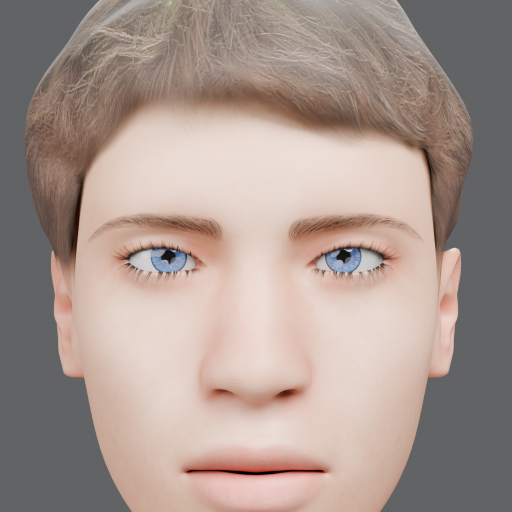
#> input picture checks/center.png, 1024 x 1024 px (shown at 1/2 size)
$ python verify.py
#> lines starting #> are read from the running program, lines starting #| are printed output that depends on the picture; after the words box and inside, x2 and y2 are one past the last pixel; in counts of white or black regions, pixels touching at a corner belong together
### tools/pupil_detect.py
"""Pixel-only pupil detector (numpy only, so it runs in Blender's Python too)."""
import math

import numpy as np


def _components(mask):
    """4-connected components -> list of (area, cx, cy, pixels)."""
    h, w = mask.shape
    seen = np.zeros_like(mask, bool)
    comps = []
    ys, xs = np.nonzero(mask)
    for y0, x0 in zip(ys, xs):
        if seen[y0, x0]:
            continue
        stack, pix = [(y0, x0)], []
        seen[y0, x0] = True
        while stack:
            y, x = stack.pop()
            pix.append((y, x))
            for yy, xx in ((y + 1, x), (y - 1, x), (y, x + 1), (y, x - 1)):
                if 0 <= yy < h and 0 <= xx < w and mask[yy, xx] and not seen[yy, xx]:
                    seen[yy, xx] = True
                    stack.append((yy, xx))
        p = np.array(pix)
        comps.append((len(p), p[:, 1].mean(), p[:, 0].mean(), p))
    return comps


def detect(rgb, approx, half=45, min_area=150, flat=False):
    """rgb: HxWx3 float array 0..255 (row 0 = top). approx: (x, y) px guess.
    Returns pupil centre (x, y) in px, or None.

    Pupil = the most disc-like, sizeable, dark & unsaturated blob near `approx`
    (eyelashes are dark too but long and thin). Catchlights are excluded by the
    darkness threshold, so for an unbiased centre use catchlight-free renders.
    """
    x0, y0 = int(approx[0]) - half, int(approx[1]) - half
    roi = rgb[y0:y0 + 2 * half, x0:x0 + 2 * half, :3].astype(np.float32)
    lum = roi @ np.array([0.2126, 0.7152, 0.0722], np.float32)
    sat = roi.max(2) - roi.min(2)
    # lit renders: pupil is the darkest thing -> tight threshold above p1 keeps
    # it separate from the lashes it may touch.  flat (lights-off calibration)
    # renders: lashes are darker than the grey pupil -> threshold above p5.
    if flat:
        thr = float(np.percentile(lum, 5)) + 15.0
    else:
        # adaptive split between the darkest pixels (pupil) and the iris/sclera
        lo, mid = float(np.percentile(lum, 1)), float(np.percentile(lum, 50))
        thr = min(90.0, lo + 0.28 * (mid - lo))
    dark = lum < thr
    mask = dark & (sat < 30)
    # morphological erosion cuts the thin dark bridges to eyelashes / lid line
    er = max(1, int(round(half / 22)))
    for _ in range(er):
        m2 = mask.copy()
        m2[1:-1, 1:-1] = (mask[1:-1, 1:-1] & mask[:-2, 1:-1] & mask[2:, 1:-1]
                          & mask[1:-1, :-2] & mask[1:-1, 2:])
        m2[0, :] = m2[-1, :] = m2[:, 0] = m2[:, -1] = False
        mask = m2
    min_area = max(20, int(min_area * 0.5))
    comps = [c for c in _components(mask) if c[0] >= min_area]
    if not comps:
        return None

    def disc_score(c):
        area, cx, cy, p = c
        r = np.hypot(p[:, 1] - cx, p[:, 0] - cy).max() + 1
        return area / (math.pi * r * r)

    def score(c):  # disc-like, sizeable, and near the expected position
        d = math.hypot(c[1] - half, c[2] - half) / half
        return disc_score(c) * min(c[0], 600) * (1.0 - 0.6 * min(d, 1.0))

    best = max(comps, key=score)
    # fill catchlight holes / notches: row-span AND column-span fill of the blob
    p = best[3]
    blob = np.zeros_like(mask)
    blob[p[:, 0], p[:, 1]] = True
    rows = np.zeros_like(mask)
    cols = np.zeros_like(mask)
    for y in np.unique(p[:, 0]):
        xs = p[p[:, 0] == y, 1]
        rows[y, xs.min():xs.max() + 1] = True
    for x in np.unique(p[:, 1]):
        ys = p[p[:, 1] == x, 0]
        cols[ys.min():ys.max() + 1, x] = True
    filled = blob | (rows & cols)
    ys, xs = np.nonzero(filled)
    cx, cy = float(xs.mean()), float(ys.mean())
    return (x0 + cx, y0 + cy)


# [13 lines left out: function detect_green, not called in this run]

### tools/verify.py
"""Independent, image-based QA for Track 1 outputs (plain Python: numpy + Pillow).

    python tools/verify.py            # checks/ (5-direction) + renders/ + metadata.json

It does NOT trust metadata for the direction test: pupils are detected from
the PNG pixels (darkest round blob inside each eye), then compared with the
centre render. The metadata pupil centres are then checked against the
detected ones (reprojection error).
"""
import json
import math
import os
import sys

import numpy as np
from PIL import Image

sys.path.insert(0, os.path.dirname(os.path.abspath(__file__)))
from pupil_detect import detect  # noqa: E402

ROOT = os.path.abspath(os.path.join(os.path.dirname(__file__), ".."))
MIN_SHIFT_PX = 5.0      # a direction must move the pupil at least this much
RESET_TOL_PX = 1.5
ANGLE_TOL_DEG = 15.0
REQUIRED = ["frame", "theta", "input", "eye_rotation_L", "eye_rotation_R",
            "pupil_center_2D_L", "pupil_center_2D_R", "camera_matrix"]


def detect_pupil(img, approx):
    """Pupil centre from pixels only (see tools/pupil_detect.py)."""
    return detect(np.asarray(img.convert("RGB"), dtype=np.float32), approx)


def check_directions(d):
    ref = json.load(open(os.path.join(d, "directions.json")))
    c_img = Image.open(os.path.join(d, "center.png"))
    centre = {s: detect_pupil(c_img, ref["center"][f"pupil_center_2D_{s}"]) for s in "LR"}
    expect = {"left": (-1, 0), "right": (1, 0), "up": (0, -1), "down": (0, 1), "reset": (0, 0)}
    rows, all_ok = [], True
    for name, (ex, ey) in expect.items():
        img = Image.open(os.path.join(d, f"{name}.png"))
        ok_eyes = []
        for s in "LR":
            p = detect_pupil(img, centre[s])
            dx, dy = p[0] - centre[s][0], p[1] - centre[s][1]
            if name == "reset":
                ok = math.hypot(dx, dy) <= RESET_TOL_PX
            else:
                along = dx * ex + dy * ey
                across = abs(dx * ey) + abs(dy * ex)
                ok = along >= MIN_SHIFT_PX and across < along / 2
            meta = ref[name][f"pupil_center_2D_{s}"]
            err = math.hypot(p[0] - meta[0], p[1] - meta[1])
            ok_eyes.append(dict(eye=s, dx=round(dx, 2), dy=round(dy, 2), pass_=bool(ok), meta_err_px=round(err, 2)))
        passed = all(e["pass_"] for e in ok_eyes)
        all_ok &= passed
        rows.append(dict(direction=name.upper(), passed=passed, eyes=ok_eyes))
    return all_ok, rows


# [49 lines left out: function check_sequence, not called in this run]


def main():
    report = {}
    ok_d, rows_d = check_directions(os.path.join(ROOT, "checks"))
#> (reads checks/directions.json from the repository)
#> in check_directions, c_img is the input picture: PIL image 1024x1024 RGB; mean R, G, B 168.6, 151.5, 143.8
#> in detect, `roi = rgb[y0:y0 + 2 * half, x0:x0 + 2 * half, :3].astype(np.float32)`:
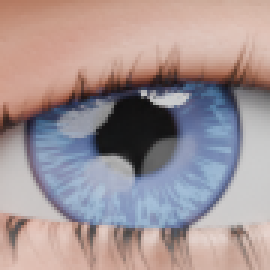
#> roi: shape (90, 90, 3) float32 (shown 3 times larger); mean of channels 0, 1, 2 162.6, 147.4, 148.6; drawn as R, G, B
#> in detect, `sat = roi.max(2) - roi.min(2)`:
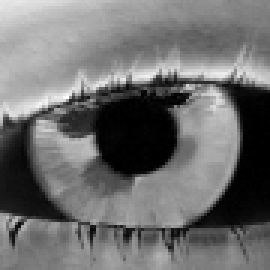
#> sat: shape (90, 90) float32 (shown 3 times larger); min 0, max 89, mean 38.8; drawn with min black and max white
#> in detect, `lo, mid = float(np.percentile(lum, 1)), float(np.percentile(lum, 50))`: lo = 19.07; mid = 166.8
#> in detect, `thr = min(90.0, lo + 0.28 * (mid - lo))`: thr = 60.45
#> in detect, `dark = lum < thr`:
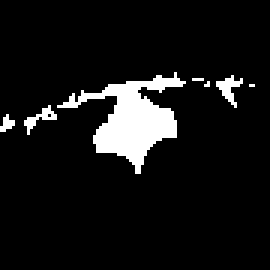
#> dark: shape (90, 90) bool (shown 3 times larger); 8.1% white; 7 white regions (4 under 20 px), largest, box (x1, y1, x2, y2) and area: (19, 24, 62, 58) 555, (72, 25, 81, 36) 41, (8, 35, 19, 45) 35
#> in detect, `mask = dark & (sat < 30)`: mask: shape (90, 90) bool; 7.2% white; 8 white regions (6 under 20 px), largest, box (x1, y1, x2, y2) and area: (32, 25, 62, 58) 504, (72, 26, 80, 36) 27
#> in _components, `ys, xs = np.nonzero(mask)`: ys = 287 values from 27 to 53; xs = 287 values, max 56 at index 115, min 34 at index 157, mean 44.46
#> the loop in _components, `for y0, x0 in zip(ys, xs):` made 287 passes
#> (y0, x0) on passes 1 to 3: (27, 52), (28, 53), (29, 42)
#> after the loop in _components, `for y0, x0 in zip(ys, xs):`: comps = 4 items
#> in detect, `comps = [c for c in _components(mask) if c[0] >= min_area]`: comps = 1 item
#> in score, `d = math.hypot(c[1] - half, c[2] - half) / half`: d = 0.0757
#> in disc_score, `area, cx, cy, p = c`: area = 284; cx = 44.43; cy = 41.64; p = 284 pairs, first value 29 to 53, second value 34 to 56
#> in disc_score, `r = np.hypot(p[:, 1] - cx, p[:, 0] - cy).max() + 1`: r = 13.88
#> the loop in detect, `for y in np.unique(p[:, 0]):` made 25 passes
#> xs on passes 1, 2, 3, 4, 5, 6, 7, 8, 9, 20, 21: [42], [42, 41, 43], [41, 40, 44, 43, 42], [41, 42, 43, 44], [44, 45, 43, 42, 41], [45, 46, 41, 42, 43, 48, 44], [46, 47, 48, 49, 40, 41, 42, 43, 44, 45], [49, 50, 45, 44, 43, 42, 41, 40, 48, 47, 46], [50, 51, 52, 48, 47, 46, 45, 44, 43, 42, 41, 40, 49], [34, 35, 36, 37, 38, 39, 40, 41, 42, 43, 44, 45, 46, 47, 48], [39, 40, 41, 42, 43, 44, 45, 46, 47]
#> after the loop in detect, `for y in np.unique(p[:, 0]):`: rows: shape (90, 90) bool; 3.5% white; 1 white region, box (x1, y1, x2, y2) and area: (34, 29, 57, 54) 285
#> the loop in detect, `for x in np.unique(p[:, 1]):` made 23 passes
#> ys on passes 1, 2, 3, 4, 5, 6, 14, 15, 16, 17, 18: [43, 44, 45, 47, 48, 46], [43, 45, 47, 48, 46, 44], [42, 43, 45, 47, 48, 46, 44], [41, 42, 45, 47, 48, 44, 46, 43], [40, 39, 41, 45, 43, 47, 48, 44, 46, 42], [40, 45, 42, 43, 47, 48, 49, 44, 46, 39, 38, 41], [35, 40, 45, 42, 43, 47, 49, 48, 44, 46, 38, 37, 39, 41, 36], [35, 40, 45, 42, 43, 47, 48, 44, 46, 38, 37, 39, 41, 34, 36], [35, 36, 40, 45, 42, 43, 44, 46, 47, 38, 39, 41, 37], [36, 37, 40, 45, 42, 43, 44, 46, 39, 41, 38], [37, 40, 45, 44, 42, 43, 39, 41, 38]
#> after the loop in detect, `for x in np.unique(p[:, 1]):`: cols: shape (90, 90) bool; 3.5% white; 1 white region, box (x1, y1, x2, y2) and area: (34, 29, 57, 54) 287
#> in detect, `filled = blob | (rows & cols)`: filled: shape (90, 90) bool; 3.5% white; 1 white region, box (x1, y1, x2, y2) and area: (34, 29, 57, 54) 284
#> in detect, `ys, xs = np.nonzero(filled)`: ys = 284 values from 29 to 53; xs = 284 values, max 56 at index 112, min 34 at index 154, mean 44.43
#> in detect, `cx, cy = float(xs.mean()), float(ys.mean())`: cx = 44.43; cy = 41.64
#> call 2 of detect, with half = 45, min_area = 150, flat = False
#> in detect (call 2), `x0, y0 = int(approx[0]) - half, int(approx[1]) - half`: x0 = 291; y0 = 468
#> in detect (call 2), `roi = rgb[y0:y0 + 2 * half, x0:x0 + 2 * half, :3].astype(np.float32)`:
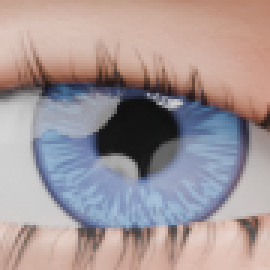
#> roi: shape (90, 90, 3) float32 (shown 3 times larger); mean of channels 0, 1, 2 163.1, 149.6, 150.6; drawn as R, G, B
#> in detect (call 2), `lum = roi @ np.array([0.2126, 0.7152, 0.0722], np.float32)`:
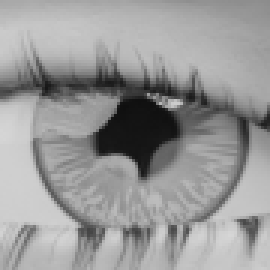
#> lum: shape (90, 90) float32 (shown 3 times larger); min 15.5, max 214.5, mean 152.5
#> in detect (call 2), `sat = roi.max(2) - roi.min(2)`:
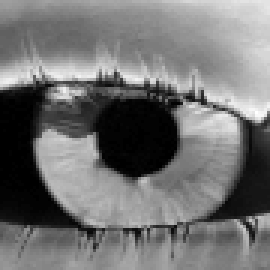
#> sat: shape (90, 90) float32 (shown 3 times larger); min 0, max 82, mean 37; drawn with min black and max white
#> in detect (call 2), `lo, mid = float(np.percentile(lum, 1)), float(np.percentile(lum, 50))`: lo = 18.28; mid = 165.9
#> in detect (call 2), `thr = min(90.0, lo + 0.28 * (mid - lo))`: thr = 59.62
#> in detect (call 2), `dark = lum < thr`: dark: shape (90, 90) bool; 7.4% white; 8 white regions (6 under 20 px), largest, box (x1, y1, x2, y2) and area: (31, 24, 60, 59) 518, (12, 25, 19, 32) 24
#> in detect (call 2), `mask = dark & (sat < 30)`: mask: shape (90, 90) bool; 6.8% white; 10 white regions (7 under 20 px), largest, box (x1, y1, x2, y2) and area: (32, 31, 60, 59) 431, (31, 24, 44, 31) 35, (45, 28, 59, 32) 29
#> the loop in detect (call 2), `for _ in range(er):` made 2 passes
#> pass 2, in detect (call 2), `mask = m2`:
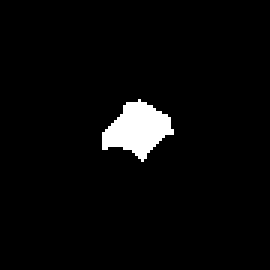
#> mask: shape (90, 90) bool (shown 3 times larger); 3.5% white; 1 white region, box (x1, y1, x2, y2) and area: (34, 33, 58, 54) 287
#> the loop in _components (call 2), `for y0, x0 in zip(ys, xs):` made 287 passes
#> (y0, x0) on passes 1 to 3: (33, 46), (34, 42), (34, 43)
#> in detect (call 2), `p = best[3]`: p = 287 pairs, first value 33 to 53, second value 34 to 57
#> the loop in detect (call 2), `for y in np.unique(p[:, 0]):` made 21 passes
#> xs on passes 1, 2, 3, 4, 5, 17, 18, 19, 20, 21: [46], [46, 45, 44, 43, 42, 48, 47], [42, 41, 50, 49, 48, 47, 43, 44, 45, 46], [41, 51, 50, 49, 48, 47, 46, 45, 44, 43, 42], [41, 42, 43, 44, 45, 46, 47, 48, 49, 50, 51, 52, 53], [34, 35, 41, 42, 43, 44, 45, 46, 47, 48, 49, 50], [44, 45, 46, 47, 48, 49], [48, 47, 46, 45], [48, 47, 46], [47]
#> after the loop in detect (call 2), `for y in np.unique(p[:, 0]):`: rows: shape (90, 90) bool; 3.6% white; 1 white region, box (x1, y1, x2, y2) and area: (34, 33, 58, 54) 292
#> the loop in detect (call 2), `for x in np.unique(p[:, 1]):` made 24 passes
#> ys on passes 1, 2, 3, 4, 5, 6, 7, 8, 17, 18, 19: [44, 45, 46, 48, 49, 47], [43, 44, 46, 48, 49, 47, 45], [42, 43, 46, 48, 45, 47, 44], [41, 42, 46, 44, 48, 45, 47, 43], [41, 46, 43, 44, 48, 45, 47, 40, 42], [41, 46, 43, 44, 48, 45, 47, 40, 39, 42], [41, 46, 43, 44, 48, 45, 47, 39, 38, 40, 42], [35, 36, 37, 41, 46, 43, 44, 48, 49, 45, 47, 39, 40, 42, 38], [37, 41, 46, 43, 44, 48, 49, 45, 47, 39, 40, 42, 36, 35, 38], [37, 41, 46, 43, 44, 45, 47, 48, 39, 40, 42, 36, 38], [37, 41, 46, 43, 44, 45, 47, 39, 40, 42, 38]
#> in detect (call 2), `ys, xs = np.nonzero(filled)`: ys = 287 values from 33 to 53; xs = 287 values, max 57 at index 158, min 34 at index 159, mean 45.44
#> in detect (call 2), `cx, cy = float(xs.mean()), float(ys.mean())`: cx = 45.44; cy = 42.64
#> in check_directions, `centre = {s: detect_pupil(c_img, ref["center"][f"pupil_center_2D_{s}"]..`: centre = {'L': (686.4, 509.6), 'R': (336.4, 510.6)}
    report["directions"] = dict(passed=ok_d, rows=rows_d)
    print("== 5-direction check (pixels vs centre render) ==")
    for r in rows_d:
        e = "  ".join(f"{x['eye']}: dx={x['dx']:+6.2f} dy={x['dy']:+6.2f} metaErr={x['meta_err_px']:.2f}px" for x in r["eyes"])
        print(f"  {r['direction']:<6} {'PASS' if r['passed'] else 'FAIL'}   {e}")
    print(f"  => {sum(r['passed'] for r in rows_d)}/5 directions + reset pass" if ok_d else "  => FAIL")

    if os.path.exists(os.path.join(ROOT, "metadata.json")):
        ok_s, probs, rows_s = check_sequence(ROOT)
        report["sequence"] = dict(passed=ok_s, problems=probs, rows=rows_s)
        print("== clockwise sequence (image angle vs theta_k) ==")
        for r in rows_s:
            e = "  ".join(f"{x['eye']}: ang={x['angle_deg']:6.1f} err={x['angle_err_deg']:+5.1f} shift={x['shift_px']:5.2f}px metaErr={x['meta_err_px']:.2f}" for x in r["eyes"])
            print(f"  k={r['frame']} theta={r['theta_deg']:5.1f}  {e}")
        print("  => PASS" if ok_s else "  => FAIL: " + "; ".join(probs))
    else:
        ok_s = False
    with open(os.path.join(ROOT, "checks", "report.json"), "w") as f:
        json.dump(report, f, indent=2)
    sys.exit(0 if ok_d and ok_s else 1)


if __name__ == "__main__":
#> (the run stopped early here; a loop or call above may not have finished)
